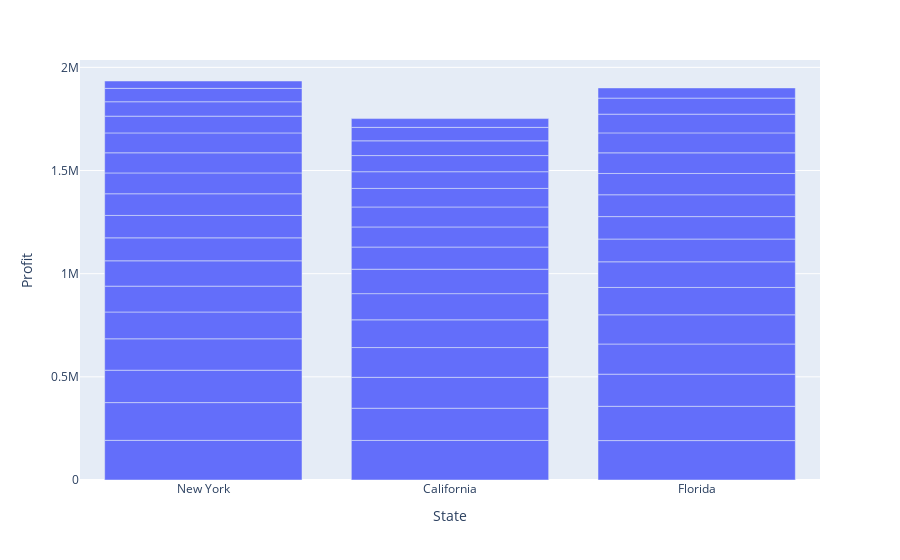

Here is the notebook cell this chart was saved with:
### Code cell
px.scatter(df1, x = 'R&D Spend', y = 'Profit')
px.bar(df, x = 'State',y = 'Profit')

### Figure 1 — Plotly figure (JSON) as saved in the notebook; plotly's stock layout.template omitted (floating-point values rounded to 4 significant figures)
{"data": [{"alignmentgroup": "True", "hovertemplate": "State=%{x}<br>Profit=%{y}<extra></extra>", "legendgroup": "", "marker": {"color": "#636efa", "pattern": {"shape": ""}}, "name": "", "offsetgroup": "", "orientation": "v", "showlegend": false, "textposition": "auto", "type": "bar", "x": ["New York", "California", "Florida", "New York", "Florida", "New York", "California", "Florida", "New York", "California", "Florida", "California", "Florida", "California", "Florida", "New York", "California", "New York", "Florida", "New York", "California", "New York", "Florida", "Florida", "New York", "California", "Florida", "New York", "Florida", "New York", "Florida", "New York", "California", "Florida", "California", "New York", "Florida", "California", "New York", "California", "California", "Florida", "California", "New York", "California", "New York", "Florida", "California", "New York"], "xaxis": "x", "y": [192300.0, 191800.0, 191100.0, 182900.0, 166200.0, 157000.0, 156100.0, 155800.0, 152200.0, 149800.0, 146100.0, 144300.0, 141600.0, 134300.0, 132600.0, 129900.0, 127000.0, 125400.0, 124300.0, 122800.0, 118500.0, 111300.0, 110400.0, 108700.0, 108600.0, 107400.0, 105700.0, 105000.0, 103300.0, 101000.0, 99940.0, 97480.0, 97430.0, 96780.0, 96710.0, 96480.0, 90710.0, 89950.0, 81230.0, 81010.0, 78240.0, 77800.0, 71500.0, 69760.0, 65200.0, 64930.0, 49490.0, 42560.0, 35670.0], "yaxis": "y"}], "layout": {"barmode": "relative", "legend": {"tracegroupgap": 0}, "margin": {"t": 60}, "xaxis": {"anchor": "y", "domain": [0, 1], "title": {"text": "State"}}, "yaxis": {"anchor": "x", "domain": [0, 1], "title": {"text": "Profit"}}}}
